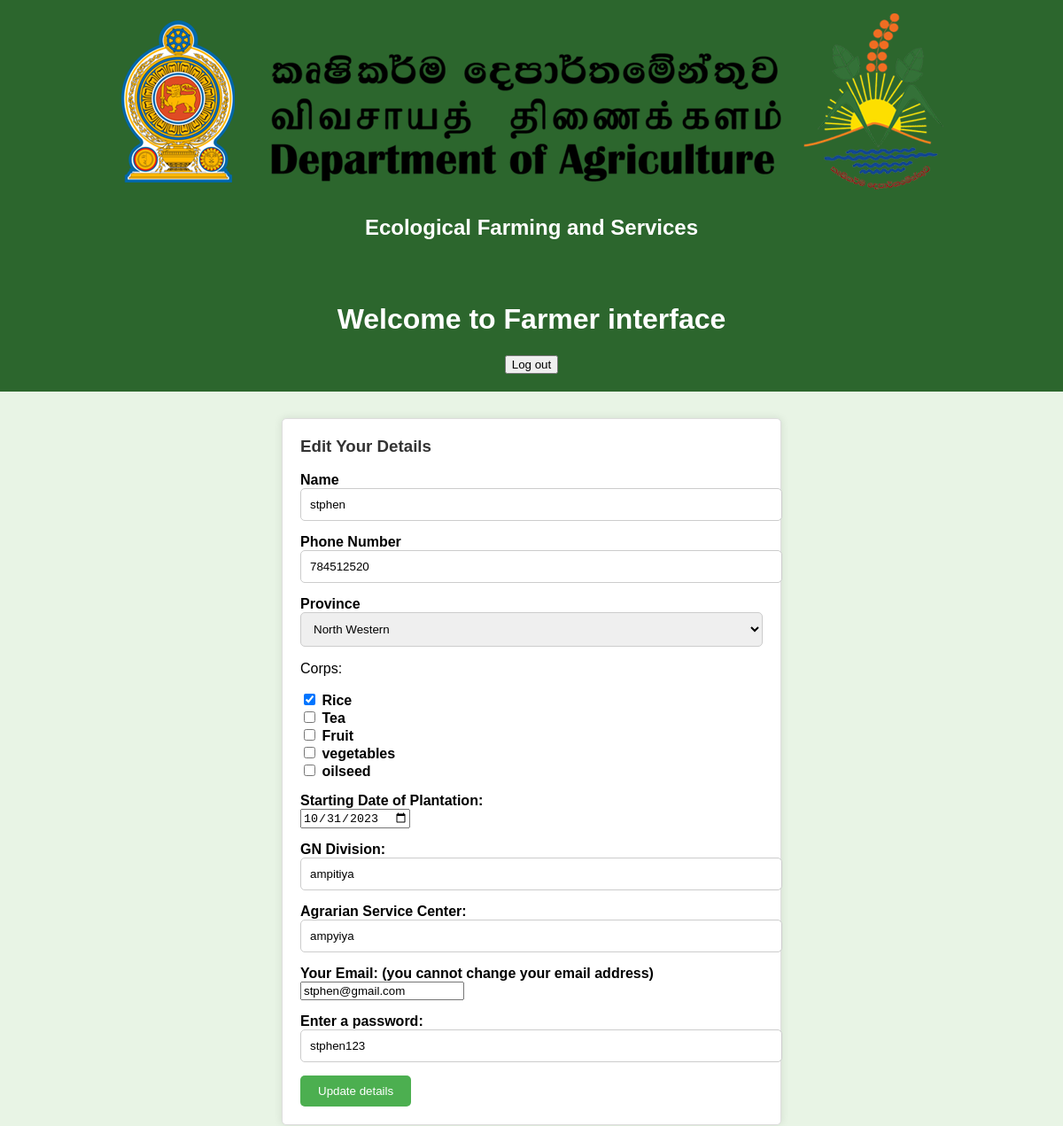
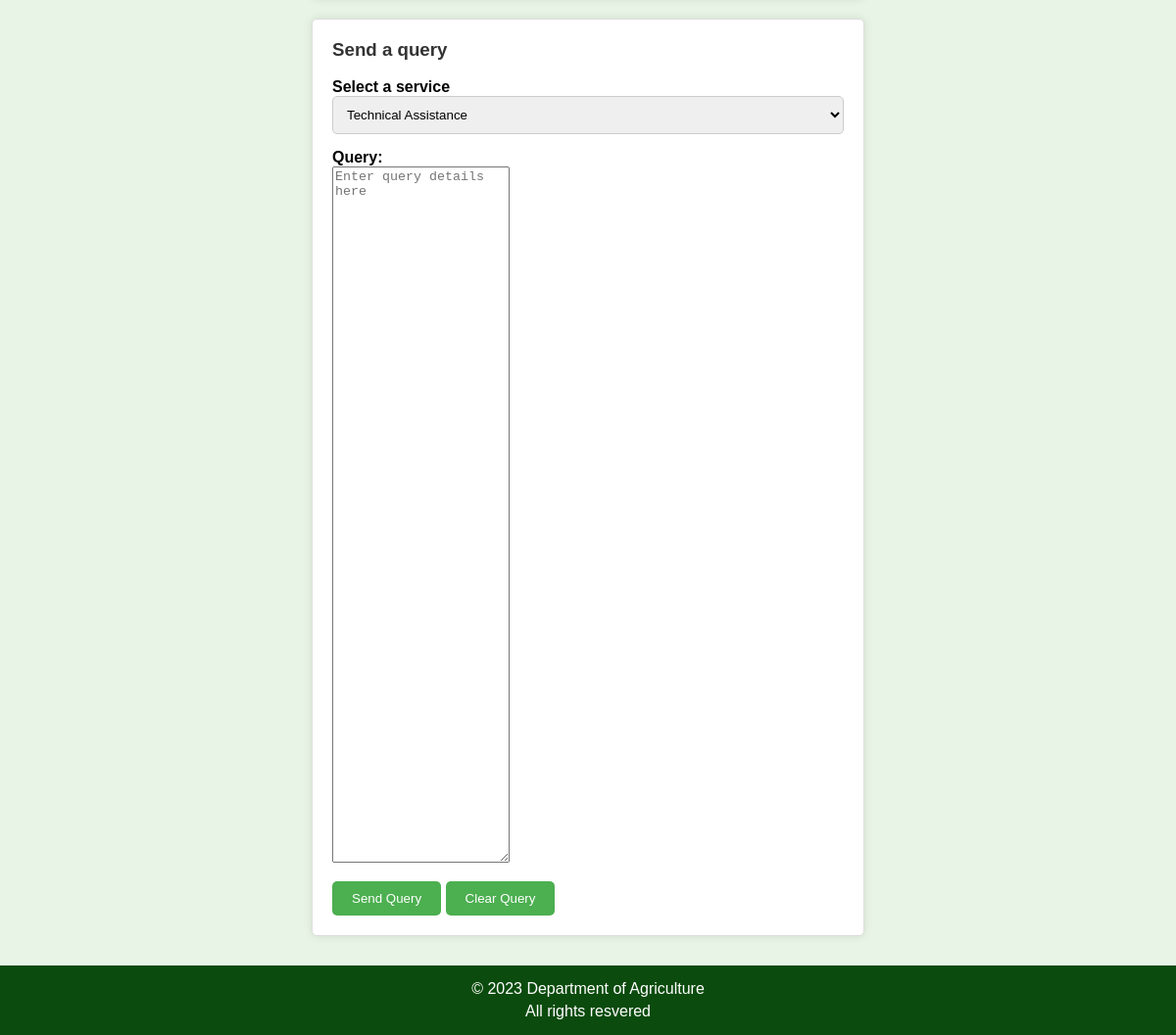
/UserInterface.php (signed in), run on the app's committed database (2 pictures, top to bottom).
### tables this page shows
CREATE TABLE `farmer` (
  `id` int(100) NOT NULL,
  `f_id` bigint(100) NOT NULL,
  `farmer_email` varchar(100) NOT NULL,
  `farmer_password` varchar(100) NOT NULL,
  `farmer_name` varchar(100) NOT NULL,
  `farmer_phone` int(11) NOT NULL,
  `farmer_province` varchar(100) NOT NULL,
  `farmer_corps` varchar(100) NOT NULL,
  `starting_date` date NOT NULL,
  `gn` varchar(100) NOT NULL,
  `service_center` varchar(100) NOT NULL
);

### functions.php (called while the page is built, shortened)
<?php
function check_login($con)
{
	if(isset($_SESSION['f_id']))
	{
		$id = $_SESSION['f_id'];
		$query = "select * from farmer where f_id = '$id' limit 1";
		$result = mysqli_query($con,$query);
		if($result && mysqli_num_rows($result) > 0)
		{
			$farmer_data = mysqli_fetch_assoc($result);
			return $farmer_data;
		}
	}
	die;
}

### UserInterface.php (the view, shortened to what this page needs)
<?php
include("connection.php");
include("functions.php");
$farmer_data = check_login($con);
?>
<!DOCTYPE html>
<html lang="en">
<head>
    <link rel="stylesheet" href="cssstyle/userinterface.css">
</head>
<body>
    <header>
        <img src="picture/Department-LOGO.png" alt="Department of Agriculture Logo" onclick="showConfirmation()" style="cursor: pointer;" title="Click to return home page">
        <h2>Ecological Farming and Services </h2>
    </header>
    <div class="topic">
        <h1>Welcome to Farmer interface</h1>
        <a href="farmerlogout.php">
        <button type="submit" class="logout-button" ondblclick="submission()">Log out</button>
        </a>
    </div>
    <div class="container">
        <div class="box">
            <h3>Edit Your Details</h3>
            <form method="post" class="forms">
                <div class="form-group">
                    <label for="name">Name</label>
                    <input type="text" id="name" value="<?php echo $farmer_data['farmer_name']; ?>" name="farmername" >
                </div>
                <div class="form-group">
                    <label for="phone">Phone Number</label>
                    <input type="tel" id="phone" value="<?php echo $farmer_data['farmer_phone']; ?>" name="farmerphone">
                </div>
                <div class="form-group">
                    <label for="Province">Province</label>
                    <select id="Province" name="farmerprovince">
                        <option value="<?php echo $farmer_data['farmer_province']; ?>"><?php echo $farmer_data['farmer_province']; ?></option>
                    </select>
                </div>
                <div class="form-group">
                    <p>Corps: </p>
                    <label for="Rice"><input type="checkbox" id="Rice" name="Rice"<?php if (strpos($farmer_data['farmer_corps'], 'Rice') !== false) echo 'checked'; ?>> Rice</label>
                    <label for="Tea"><input type="checkbox" id="Tea" name="Tea"<?php if (strpos($farmer_data['farmer_corps'], 'Tea') !== false) echo 'checked'; ?>> Tea</label>
                    <label for="Fruit"><input type="checkbox" id="Fruit" name="Fruit"<?php if (strpos($farmer_data['farmer_corps'], 'Fruit') !== false) echo 'checked'; ?>> Fruit</label>
                    <label for="vegetables"><input type="checkbox" id="vegetables" name="vegetables"<?php if (strpos($farmer_data['farmer_corps'], 'vegetables') !== false) echo 'checked'; ?>> vegetables</label>
                    <label for="oilseed"><input type="checkbox" id="oilseed" name="oilseed"> oilseed<?php if (strpos($farmer_data['farmer_corps'], 'oilseed') !== false) echo 'checked'; ?></label>
                </div>
                <div class="form-group">
                    <label for="Date of Planting">Starting Date of Plantation: </label>
                    <input type="date" id="dop" name="dop" value="<?php echo $farmer_data['starting_date']; ?>">
                </div>
                <div class="form-group">
                    <label for="GN">GN Division: </label>
                    <input type="text" id="GN" value="<?php echo $farmer_data['gn']; ?>" name="fgn">
                </div>
                <div class="form-group">
                    <label for="Agrarian Service Center">Agrarian Service Center: </label>
                    <input type="text" id="asc" value="<?php echo $farmer_data['service_center']; ?>" name="fasc">
                </div>
                <div class="form-group">
                    <label for="farmeremail">Your Email: (you cannot change your email address) </label>
                    <input type="email" id="farmeremail" value="<?php echo $farmer_data['farmer_email']; ?>" name="farmeremail" readonly>
                </div>
                <div class="form-group">
                    <label for="farmerpw">Enter a password: </label>
                    <input type="text" id="farmerpw" value="<?php echo $farmer_data['farmer_password']; ?>" name="farmerpw">
                </div>
                <button type="submit" class="submit-button" name="update" ondblclick="submission()">Update details</button>
            </form>
        </div>
        <div class="box">
            <h3>Send a query</h3>
            <form class="forms" method="post">
                <div class="form-group">
                    <label for="service">Select a service</label>
                    <select id="service" required name="service">
                        <option value="Technical Assistance">Technical Assistance</option>
                    </select>
                </div>
                <div class="form-group">
                    <label for="query">Query: </label>
                    <textarea id="query" name="queryinfo" rows="47" required placeholder="Enter query details here"></textarea>
                </div>
                <button type="submit" class="submit-button" name="sendq"  ondblclick="submission()">Send Query</button>
                <button type="reset" class="submit-button" ondblclick="submission()">Clear Query</button>
            </form>
        </div>
    </div>
<footer>
        <p>&copy; 2023 Department of Agriculture</p>
        <p>All rights resvered</p>
</footer>
</body>
</html>

### cssstyle/userinterface.css (style rules this page uses)
body, html { margin: 0; padding: 0; }
body { font-family: Arial, sans-serif; background-color: #e8f4e5; }
header { background-color: #2c662d; color: #fff; text-align: center; padding: 10px; }
header img { cursor: pointer; }
.topic { background-color: #2c662d; text-align: center; padding: 20px 0; }
.topic h1 { color: #fff; }
.container { display: flex; justify-content: center; align-items: center; flex-wrap: wrap; margin: 20px; }
.box { background-color: #fff; border: 1px solid #ddd; border-radius: 5px; padding: 20px; margin: 10px; box-shadow: 0 0 10px rgba(0, 0, 0, 0.1); width: 45%; }
.box h3 { color: #333; margin-top: 0; }
.form-group { margin-bottom: 15px; }
.form-group label { font-weight: bold; display: block; }
.form-group input[type="text"], .form-group input[type="tel"], .form-group select { width: 100%; padding: 10px; border: 1px solid #ccc; border-radius: 5px; }
.submit-button { background-color: #4CAF50; color: white; border: none; padding: 10px 20px; border-radius: 5px; cursor: pointer; transition: background-color 0.3s ease; }
footer { background-color: #0b4b0d; text-align: center; padding: 10px 0; color: white; }
footer p { margin: 5px 0; }

### data on the page
farmer: farmername "stphen", farmerphone "784512520", farmerprovince "North Western", farmer_corps "☑", dop "10/31/2023", fgn "ampitiya", fasc "ampyiya", farmeremail "stphen@gmail.com", farmerpw "stphen123"
